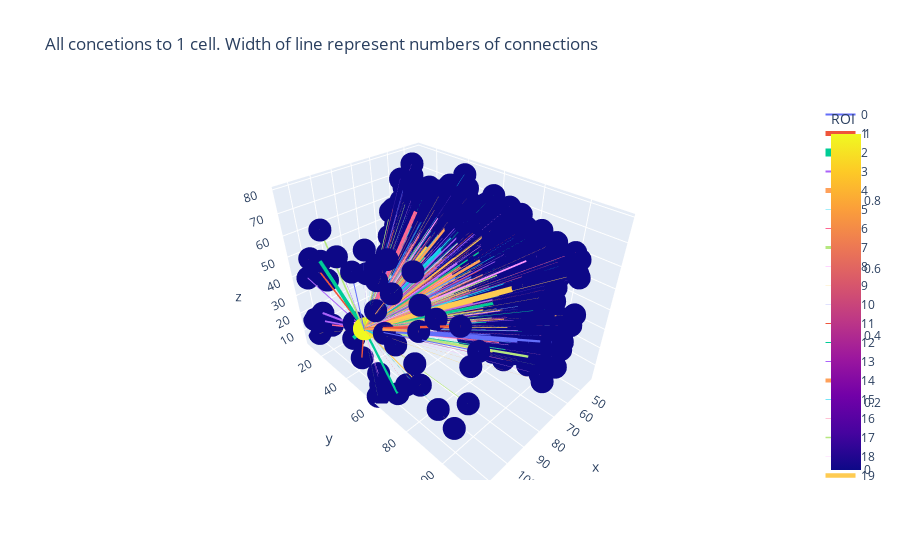

Source (notebook cell):
### Code cell
df_s = Node_sub.copy()
fig = px.scatter_3d(df_s, x='x', y='y', z='z',
              color='ROI',title='All concetions to 1 cell. Width of line represent numbers of connections')
df_s_e = Edge_sub_plt.copy()
fig2 = px.line_3d(df_s_e, x="x", y="y", z="z",color='groupe')


for i,Obj in enumerate(fig2.data):
    Obj.line.width=(df_s_e['weight'][2*i])/5
    fig.add_trace(Obj)
    
    #fig.update_traces(line={'width': df_s_e['weight'][2*i]})

# tight layout
#fig.update_layout(margin=dict(l=0, r=0, b=0, t=0))
fig.show()
plotly.offline.plot(fig, filename='C:\\Users\\rduvo\\Desktop\\ComplexNetwork\\Idea_of_Project\\circuitdata\\mouseretina\\Plots\\Plot_All_connected_to_1.html')
